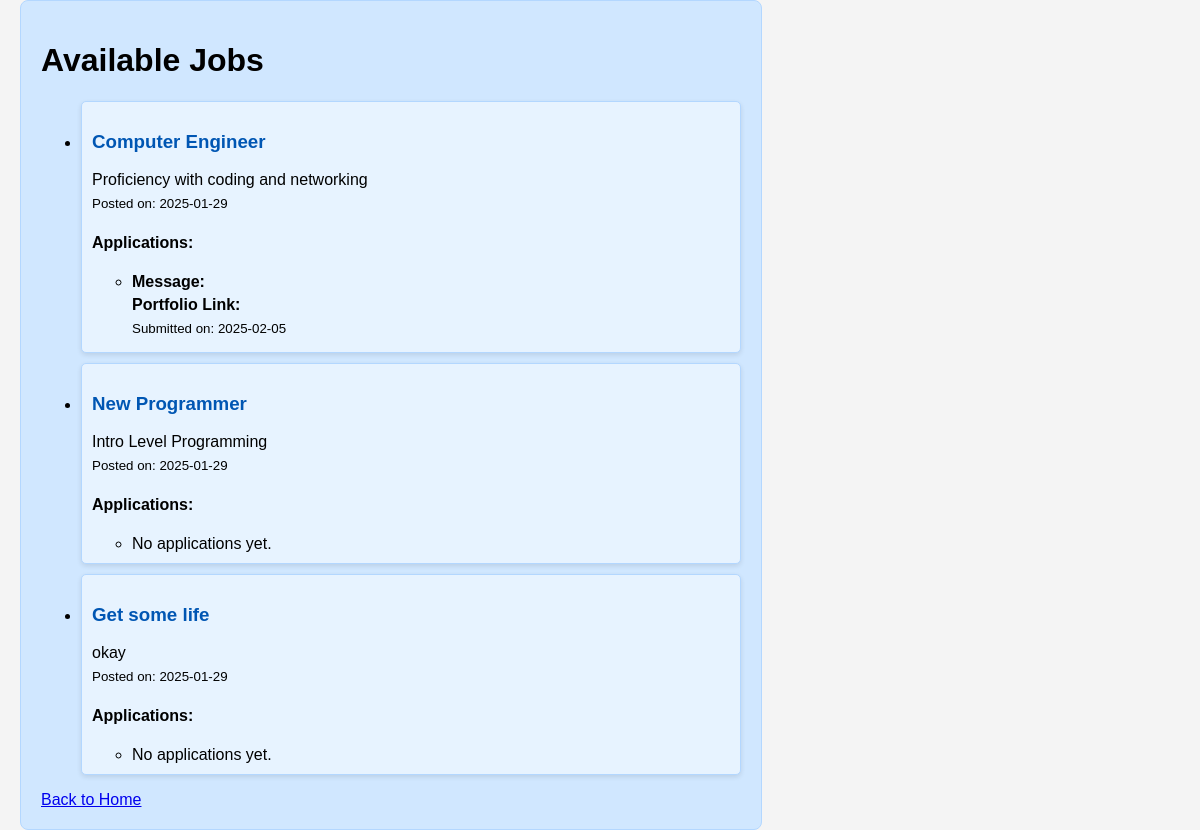
Page /jobs on the committed database.
### Job_portal/models.py (models this page shows, shortened)
class Job(db.Model):
    id = db.Column(db.Integer, primary_key=True)
    title = db.Column(db.String(100), nullable=False)
    description = db.Column(db.String(500), nullable=False)
    date_posted = db.Column(db.DateTime, default=datetime.utcnow)
    user_id = db.Column(db.Integer, db.ForeignKey('user.id'), nullable=False)
    applications = db.relationship('Application', backref='job', lazy=True, cascade="all, delete-orphan")  # Added cascade option

class Application(db.Model):
    id = db.Column(db.Integer, primary_key=True)
    message = db.Column(db.String(500), nullable=False)
    portfolio_link = db.Column(db.String(200), nullable=False)
    job_id = db.Column(db.Integer, db.ForeignKey('job.id'), nullable=False)
    user_id = db.Column(db.Integer, db.ForeignKey('user.id'), nullable=False)
    date_submitted = db.Column(db.DateTime, default=datetime.utcnow)

### Job_portal/routes.py (the view)
@main.route('/jobs')
def job_list():
    jobs = Job.query.all()
    applications = {job.id: job.applications for job in jobs}
    return render_template('job_list.html', jobs=jobs, applications=applications)

### Job_portal/templates/job_list.html (shortened to what this page needs)
<!DOCTYPE html>
<html lang="en">
<head>
    <link rel="stylesheet" href="static/styles.css">
</head>
<body>
    <div class="job-listing-container">
        <h1>Available Jobs</h1>
        <ul>
            {% for job in jobs %}
                <li class="job-item">
                    <h3>{{ job.title }}</h3>
                    <p>{{ job.description }}</p>
                    <p><small>Posted on: {{ job.date_posted.strftime('%Y-%m-%d') }}</small></p>
                    <h4>Applications:</h4>
                    <ul>
                        {% for application in applications[job.id] %}
                            <li>
                                <p><strong>Message:</strong> {{ application.message }}</p>
                                <p><strong>Portfolio Link:</strong> <a href="{{ application.portfolio_link }}">{{ application.portfolio_link }}</a></p>
                                <p><small>Submitted on: {{ application.date_submitted.strftime('%Y-%m-%d') }}</small></p>
                            </li>
                        {% else %}
                            <li>No applications yet.</li>
                        {% endfor %}
                    </ul>
                </li>
            {% endfor %}
        </ul>
        <a href="/">Back to Home</a>
    </div>
</body>
</html>

### Job_portal/static/styles.css (style rules this page uses)
body { font-family: Arial, sans-serif; margin: 0; padding: 0; background-color: #f4f4f4; }
.job-listing-container { background-color: #d0e7ff; border: 1px solid #b3d7ff; border-radius: 8px; padding: 20px; margin-left: 20px; flex-grow: 1; max-width: 700px; }
.job-item { background-color: #ffffff; border: 1px solid #b3d7ff; border-radius: 8px; padding: 15px; margin: 10px 0; box-shadow: 0 2px 5px rgba(0, 0, 0, 0.1); }
.job-item h3 { color: #0056b3; }
.job-item p { margin: 5px 0; }
.user-item, .job-item { background-color: #e7f3ff; border: 1px solid #b3d7ff; border-radius: 5px; padding: 10px; margin: 10px 0; }

### rows in the picture
Job: title "Computer Engineer", description "Proficiency with coding and networking", date_posted "2025-01-29"
Application: date_submitted "2025-02-05"
Job: title "New Programmer", description "Intro Level Programming", date_posted "2025-01-29"
Job: title "Get some life", description "okay", date_posted "2025-01-29"
